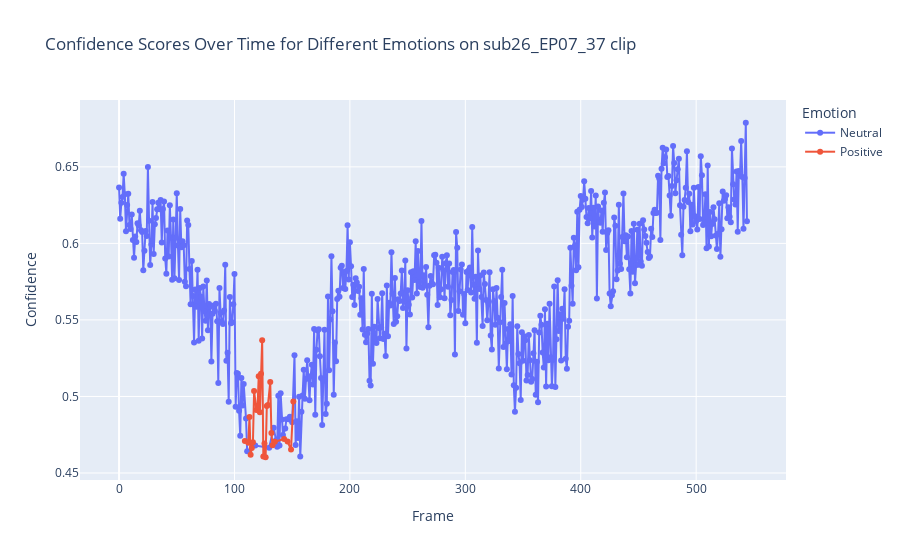

Notebook code for this chart:
### Code cell
plot_predictions(df, 'sub26_EP07_37')

### Figure 1 — Plotly figure (JSON) as saved in the notebook; plotly's stock layout.template omitted (floating-point values rounded to 4 significant figures; data arrays with more than 128 entries replaced by an {"elided": "..."} marker saying what was removed)
{"data": [{"hovertemplate": "Emotion=Neutral<br>Frame=%{x}<br>Confidence=%{y}<extra></extra>", "legendgroup": "Neutral", "line": {"color": "#636efa", "dash": "solid"}, "marker": {"symbol": "circle"}, "mode": "lines+markers", "name": "Neutral", "orientation": "v", "showlegend": true, "type": "scatter", "x": {"elided": "519 int values"}, "xaxis": "x", "y": {"elided": "519 float values"}, "yaxis": "y"}, {"hovertemplate": "Emotion=Positive<br>Frame=%{x}<br>Confidence=%{y}<extra></extra>", "legendgroup": "Positive", "line": {"color": "#EF553B", "dash": "solid"}, "marker": {"symbol": "circle"}, "mode": "lines+markers", "name": "Positive", "orientation": "v", "showlegend": true, "type": "scatter", "x": [109, 112, 113, 114, 115, 116, 117, 119, 120, 121, 122, 123, 124, 125, 126, 127, 128, 129, 131, 132, 133, 135, 143, 146, 149, 151], "xaxis": "x", "y": [0.471, 0.4697, 0.4865, 0.4619, 0.4663, 0.4702, 0.5037, 0.4912, 0.4936, 0.5131, 0.4897, 0.5149, 0.5367, 0.4608, 0.4692, 0.4603, 0.4937, 0.4945, 0.5094, 0.4761, 0.4681, 0.4705, 0.4722, 0.4706, 0.4653, 0.4968], "yaxis": "y"}], "layout": {"legend": {"title": {"text": "Emotion"}, "tracegroupgap": 0}, "title": {"text": "Confidence Scores Over Time for Different Emotions on sub26_EP07_37 clip"}, "xaxis": {"anchor": "y", "domain": [0, 1], "title": {"text": "Frame"}}, "yaxis": {"anchor": "x", "domain": [0, 1], "title": {"text": "Confidence"}}}}
